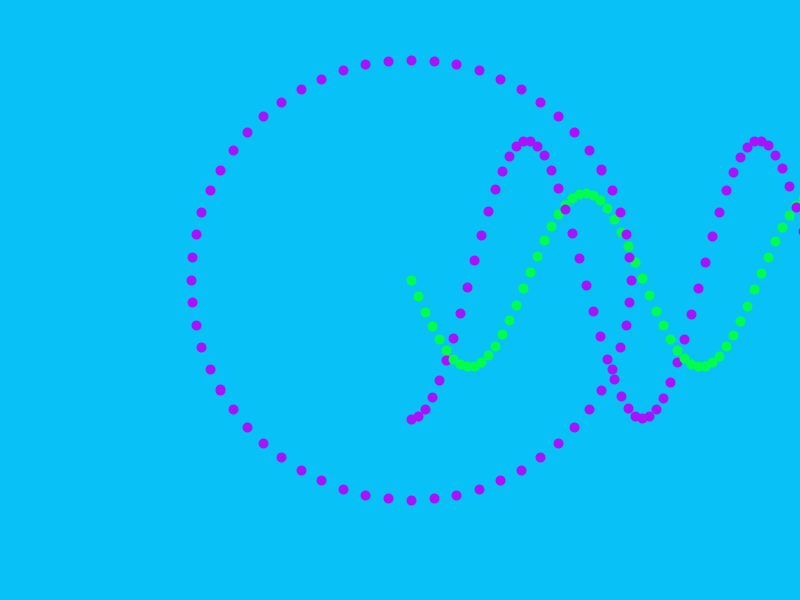
Frame 1 (no input)
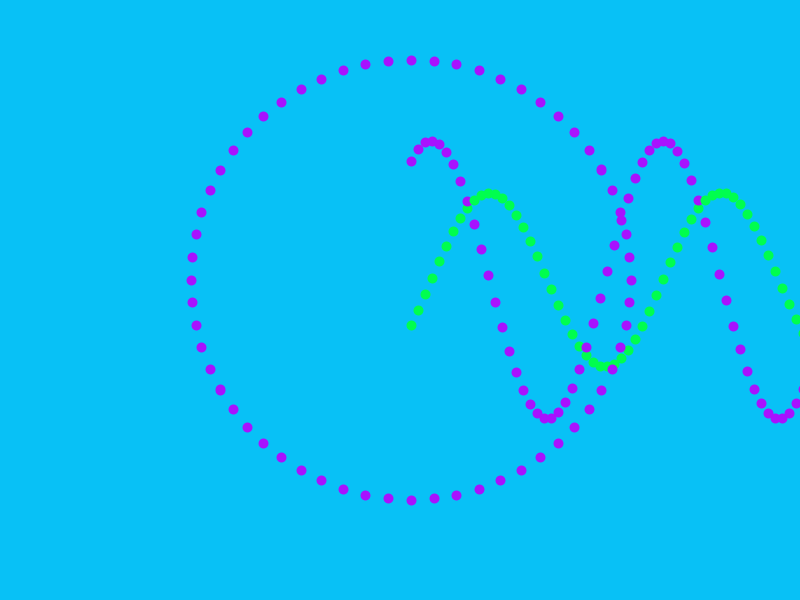
Frame 60 (the mouse pressed at the canvas centre just before this capture)
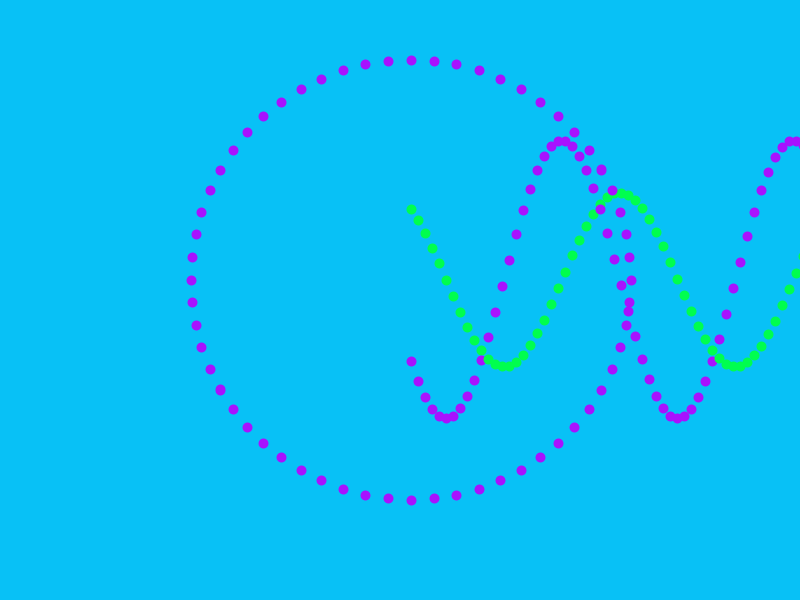
Frame 120 (the mouse held since frame 60 and released just before this capture)

The Processing sketch that drew these frames (run headless with seeded random() and noise(); from frame 60 on, the mouse is pressed at the canvas centre):

// Processing sketch: assignment
// ── assignment.pde
int step = 0;
int numberOfPoints = 100;
float xOffset;
float yOffset;
float curveWidth;
float sfrequency;
float cfrequency;

void setup()
{
	size(800, 600);
	strokeWeight(10);
}

void draw()
{
	xOffset = 411.2;
	yOffset = 280.0;
	sfrequency = 0.19;
	cfrequency = 0.19;
  curveWidth = 7.0;


	background(8, 193, 246);

	for(int x = 0; x < numberOfPoints; x++){

		stroke(0, 254, 78);
		point((x * curveWidth) + xOffset, yOffset + sin(step * sfrequency) * 87);
		stroke(168, 18, 254);
		point((x * curveWidth) + xOffset, yOffset + cos(step * cfrequency) * 139);
		step++;
	}

	float radius = 220;
	int numberOfPointsCircle = 60;
	float angle = TWO_PI / (float)numberOfPointsCircle;

	for(int i = 0; i < numberOfPointsCircle; i++)
	{
     point(radius * sin(angle * i) + xOffset, radius * cos(angle * i) + yOffset);
	} 
}
